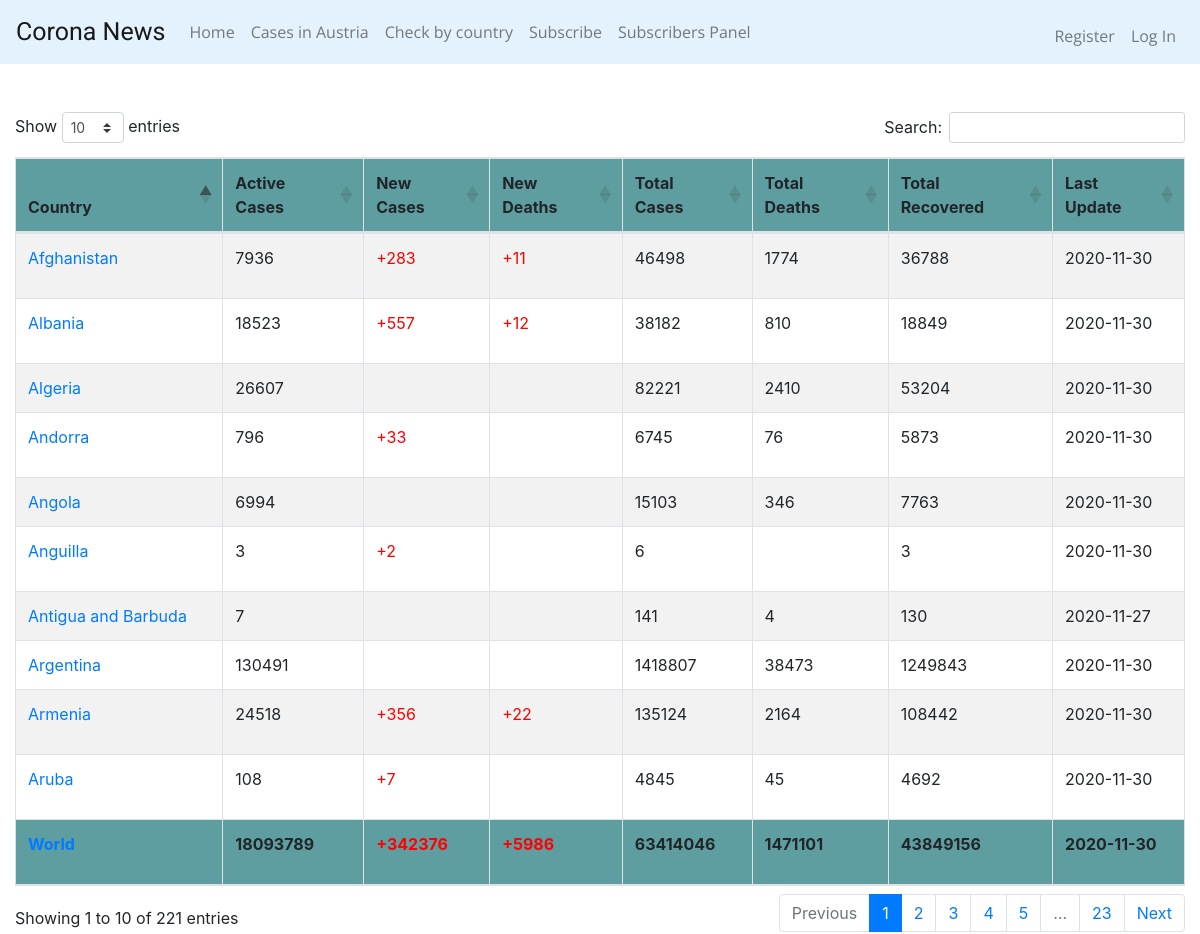
The page /casesWorld on the database as committed earlier.
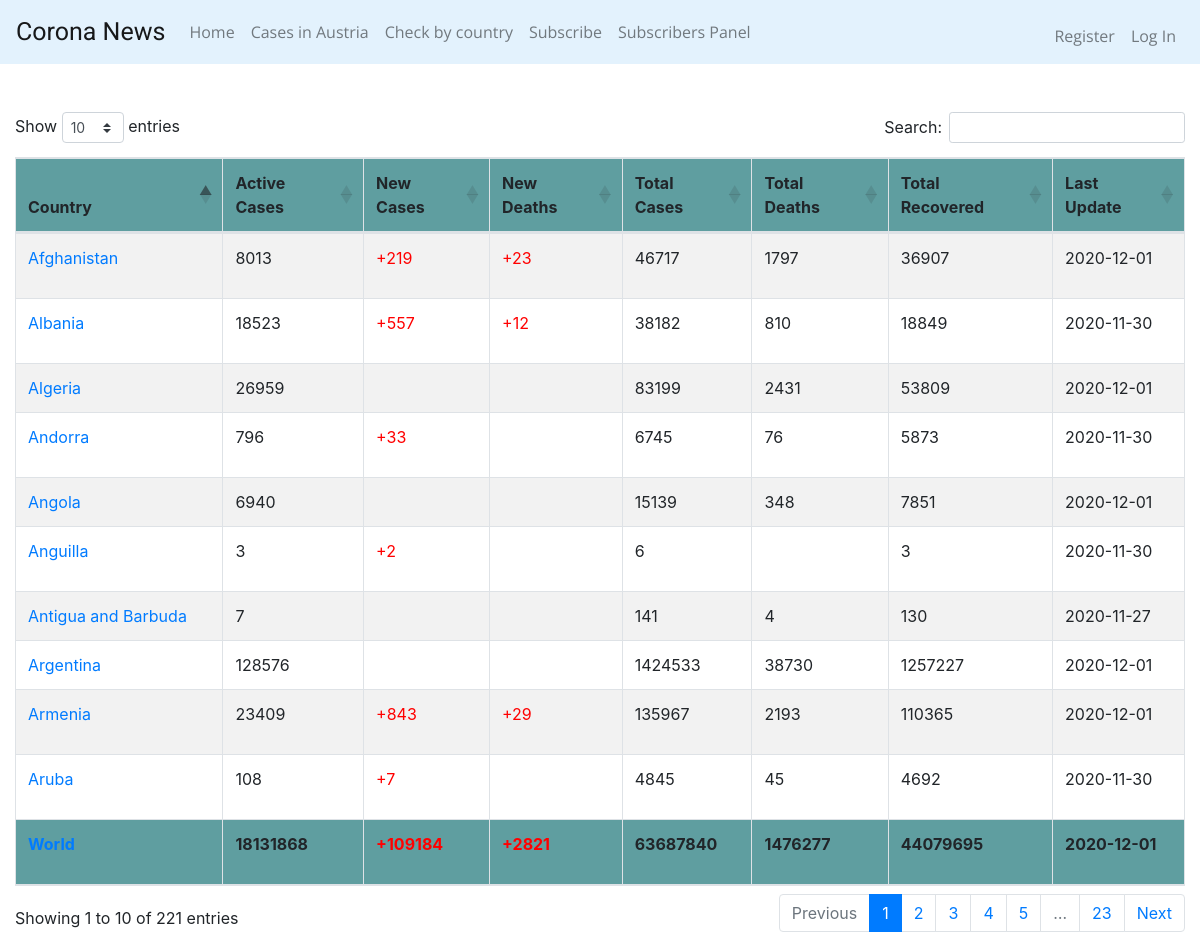
The same page on the database as committed later.
### tables this page shows
CREATE TABLE casesWorld (id INTEGER PRIMARY KEY AUTOINCREMENT NOT NULL, country TEXT, active INTEGER, new INTEGER, deaths INTEGER, totalCases INTEGER, totalDeaths INTEGER, totalRecovered INTEGER, date date);

### app.py (the view)
@app.route("/casesWorld")
def casesWorld():
    tblCasesWorld = "casesWorld"
    tableValues = {}
    totalCases = {}
    tableValues = select_cases(tblCasesWorld)
    totalCases = select_cases_where_country(tblCasesWorld, "World")
    return render_template('casesWorld.html', casesWorld=tableValues, totalCases=totalCases)

### app.py (called while the page is built)
@app.after_request
def after_request(response):
    response.headers["Cache-Control"] = "no-cache, no-store, must-revalidate"
    response.headers["Expires"] = 0
    response.headers["Pragma"] = "no-cache"
    return response

### coronaCasesDAO.py (called while the page is built)
def select_cases(tableName):
    conn = connect_to_db()
    conn.row_factory = dict_factory
    cursor = conn.cursor()
    format_str = """SELECT country, active, new, deaths, totalCases, totalDeaths, totalRecovered, date FROM "{table}";"""
    sql_command = format_str.format(table=tableName)
    cursor.execute(sql_command)
    result = cursor.fetchall()
    conn.close()
    return result

def select_cases_where_country(tableName, country):
    conn = connect_to_db()
    conn.row_factory = dict_factory
    cursor = conn.cursor()
    format_str = """SELECT country, active, new, deaths, totalCases, totalDeaths, totalRecovered, date FROM "{table}" WHERE country="{countryName}";"""
    sql_command = format_str.format(table=tableName, countryName=country)
    cursor.execute(sql_command)
    result = cursor.fetchall()
    conn.close()
    return result

### helpers.py (called while the page is built)
def connect_to_db():
    conn = sqlite3.connect('coronaDatabase.db')
    return conn

def dict_factory(cursor, row):
    d = {}
    for idx, col in enumerate(cursor.description):
        d[col[0]] = row[idx]
    return d

### templates/casesWorld.html (shortened to what this page needs)
{% extends "layout.html" %}
{% block headSergiu %}
    <link href="https://cdn.datatables.net/1.10.22/css/dataTables.bootstrap4.min.css" rel="stylesheet">
{% endblock %}
{% block main %}
    <div class="col">
        <br>
        <table id="example" class="table table-striped table-bordered" style="width:100%">
            <thead>
                <tr style="background-color:cadetblue">
                    <th>Country</th>
                    <th>Active Cases</th>
                    <th>New Cases</th>
                    <th>New Deaths</th>
                    <th>Total Cases</th>
                    <th>Total Deaths</th>
                    <th>Total Recovered</th>
                    <th>Last Update</th>
                </tr>
            </thead>
            <tfoot>
                {% for dict_item in totalCases %}
                <tr style="background-color: cadetblue; font-weight: bold;">
                    <td >
                        {% set country = dict_item.get("country") %}
                        <a href="/history/{{ country }}" target="_blank">{{ country }}</a>
                    </td>
                    <td>
                        {{dict_item.get("active")}}
                    </td>
                    <td style="color:red;">
                        {% set new = dict_item.get("new") %}
                        {% if new != "" %}
                            <p>+{{ new }}</p>
                        {% else %}
                            <p></p>
                        {% endif %}
                    </td>
                    <td style="color:red;">
                        {% set deaths = dict_item.get("deaths") %}
                        {% if deaths != "" %}
                            <p>+{{ deaths }}</p>
                        {% else %}
                            <p></p>
                        {% endif %}
                    </td>
                    <td>
                        {{dict_item.get("totalCases")}}
                    </td>
                    <td>
                        {{dict_item.get("totalDeaths")}}
                    </td>
                    <td>
                        {{dict_item.get("totalRecovered")}}
                    </td>
                    <td>
                        {{dict_item.get("date")}}
                    </td>
                </tr>
                {% endfor %}
            </tfoot>
            <tbody>
            {% for dict_item in casesWorld %}
                <tr>
                        <td>
                            {% set country = dict_item.get("country") %}
                            <a href="/history/{{ country }}">{{ country }}</a>
                        </td>
                        <td>
                            {{dict_item.get("active")}}
                        </td>
                        <td style="color: red;">
                            {% set new = dict_item.get("new") %}
                            {% if new != "" %}
                                <p>+{{ new }}</p>
                            {% else %}
                                <p></p>
                            {% endif %}
                        </td>
                        <td style="color: red;">
                            {% set deaths = dict_item.get("deaths") %}
                            {% if deaths != "" %}
                                <p>+{{ deaths }}</p>
                            {% else %}
                                <p></p>
                            {% endif %}
                        </td>
                        <td>
                            {{dict_item.get("totalCases")}}
                        </td>
                        <td>
                            {{dict_item.get("totalDeaths")}}
                        </td>
                        <td>
                            {{dict_item.get("totalRecovered")}}
                        </td>
                        <td>
                            {{dict_item.get("date")}}
                        </td>
                </tr>
            {% endfor %}
            </tbody>
        </table>
    </div>
{% endblock %}

### templates/layout.html (shortened to what this page needs)
<!DOCTYPE html>
<html lang="en">
<head>
    <link href="https://cdnjs.cloudflare.com/ajax/libs/twitter-bootstrap/4.5.2/css/bootstrap.css" rel="stylesheet">
    {% block headSergiu %}{% endblock %}
</head>
<body>
    <nav class="navbar sticky-top navbar-expand-lg navbar-light" style="background-color: #e3f2fd;">
      <a class="navbar-brand" style="font-family: 'Roboto', sans-serif; font-size: 25px;" href="/">Corona News</a>
      <div class="collapse navbar-collapse" style="font-family: 'Open Sans', sans-serif;" id="navbarSupportedContent">
        {% if session.user_id %}
          <ul class="navbar-nav mr-auto">
            <li class="nav-item">
              <a class="nav-link" href="/">Home <span class="sr-only">(current)</span></a>
            </li>
            <li class="nav-item">
              <a class="nav-link" href="/casesInAustria">Cases in Austria</a>
            </li>
            <li class="nav-item">
              <a class="nav-link" href="/casesWorld">Check by country</a>
            </li>
            <li class="nav-item">
              <a class="nav-link" href="/subscription">Subscribe</a>
            </li>
            <li class="nav-item">
              <a class="nav-link" href="/usersTable">Subscribers Panel</a>
            </li>
          </ul>
            <ul class="navbar-nav ml-auto mt-2">
              <li class="nav-item"><a class="nav-link" href="/logout">Log Out</a></li>
          </ul>
        {% else %}
        <ul class="navbar-nav mr-auto">
          <li class="nav-item">
            <a class="nav-link" href="/">Home <span class="sr-only">(current)</span></a>
          </li>
          <li class="nav-item">
            <a class="nav-link" href="/casesInAustria">Cases in Austria</a>
          </li>
          <li class="nav-item">
            <a class="nav-link" href="/casesWorld">Check by country</a>
          </li>
          <li class="nav-item">
            <a class="nav-link" href="/subscription">Subscribe</a>
          </li>
          <li class="nav-item">
            <a class="nav-link" href="/usersTable">Subscribers Panel</a>
          </li>
        </ul>
          <ul class="navbar-nav ml-auto mt-2">
            <li class="nav-item"><a class="nav-link" href="/register">Register</a></li>
            <li class="nav-item"><a class="nav-link" href="/login">Log In</a></li>
        </ul>
        {% endif %}
      </div>
    </nav>
<br />
{% block main %}{% endblock %}
</body>
</html>

Rows that differ between the two databases and show on the page:
changed casesWorld "World": get "18093789" → "18131868"; new "342376" → "109184"; deaths "5986" → "2821"; get "63414046" → "63687840"; get "1471101" → "1476277"; get "43849156" → "44079695"; get "2020-11-30" → "2020-12-01"
changed casesWorld "Argentina": get "130491" → "128576"; get "1418807" → "1424533"; get "38473" → "38730"; get "1249843" → "1257227"; get "2020-11-30" → "2020-12-01"
changed casesWorld "Armenia": get "24518" → "23409"; new "356" → "843"; deaths "22" → "29"; get "135124" → "135967"; get "2164" → "2193"; get "108442" → "110365"; get "2020-11-30" → "2020-12-01"
changed casesWorld "Algeria": get "26607" → "26959"; get "82221" → "83199"; get "2410" → "2431"; get "53204" → "53809"; get "2020-11-30" → "2020-12-01"
changed casesWorld "Afghanistan": get "7936" → "8013"; new "283" → "219"; deaths "11" → "23"; get "46498" → "46717"; get "1774" → "1797"; get "36788" → "36907"; get "2020-11-30" → "2020-12-01"
changed casesWorld "Angola": get "6994" → "6940"; get "15103" → "15139"; get "346" → "348"; get "7763" → "7851"; get "2020-11-30" → "2020-12-01"
